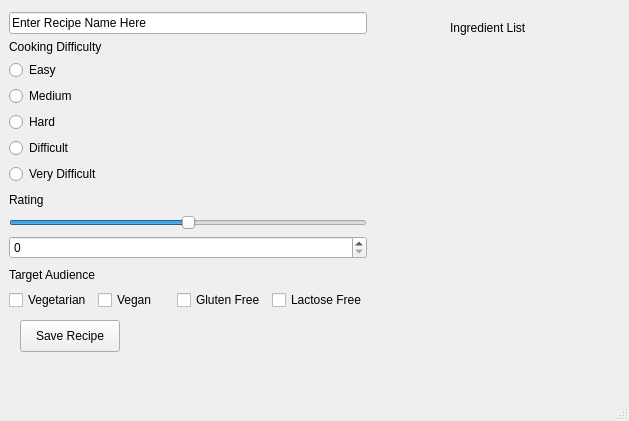
<?xml version="1.0" encoding="UTF-8"?>
<ui version="4.0">
 <class>RecipeWindow</class>
 <widget class="QMainWindow" name="RecipeWindow">
  <property name="geometry">
   <rect>
    <x>0</x>
    <y>0</y>
    <width>629</width>
    <height>421</height>
   </rect>
  </property>
  <property name="maximumSize">
   <size>
    <width>800</width>
    <height>16777215</height>
   </size>
  </property>
  <property name="windowTitle">
   <string>MainWindow</string>
  </property>
  <widget class="QWidget" name="centralwidget">
   <widget class="QLabel" name="label_3">
    <property name="geometry">
     <rect>
      <x>450</x>
      <y>20</y>
      <width>86</width>
      <height>16</height>
     </rect>
    </property>
    <property name="text">
     <string>Ingredient List</string>
    </property>
   </widget>
   <widget class="QWidget" name="layoutWidget">
    <property name="geometry">
     <rect>
      <x>9</x>
      <y>12</y>
      <width>358</width>
      <height>298</height>
     </rect>
    </property>
    <layout class="QVBoxLayout" name="verticalLayout">
     <item>
      <widget class="QLineEdit" name="lineEdit">
       <property name="text">
        <string>Enter Recipe Name Here</string>
       </property>
      </widget>
     </item>
     <item>
      <layout class="QGridLayout" name="gridLayout">
       <item row="3" column="0">
        <widget class="QRadioButton" name="radioButton">
         <property name="text">
          <string>Hard</string>
         </property>
        </widget>
       </item>
       <item row="2" column="0">
        <widget class="QRadioButton" name="radioButton_4">
         <property name="text">
          <string>Medium</string>
         </property>
        </widget>
       </item>
       <item row="5" column="0">
        <widget class="QRadioButton" name="radioButton_3">
         <property name="text">
          <string>Very Difficult</string>
         </property>
        </widget>
       </item>
       <item row="0" column="0">
        <widget class="QLabel" name="label">
         <property name="text">
          <string>Cooking Difficulty</string>
         </property>
        </widget>
       </item>
       <item row="1" column="0">
        <widget class="QRadioButton" name="radioButton_5">
         <property name="text">
          <string>Easy</string>
         </property>
        </widget>
       </item>
       <item row="4" column="0">
        <widget class="QRadioButton" name="radioButton_2">
         <property name="text">
          <string>Difficult</string>
         </property>
        </widget>
       </item>
      </layout>
     </item>
     <item>
      <widget class="QLabel" name="label_2">
       <property name="text">
        <string>Rating</string>
       </property>
      </widget>
     </item>
     <item>
      <widget class="QSlider" name="horizontalSlider">
       <property name="maximum">
        <number>100</number>
       </property>
       <property name="pageStep">
        <number>10</number>
       </property>
       <property name="value">
        <number>50</number>
       </property>
       <property name="orientation">
        <enum>Qt::Horizontal</enum>
       </property>
      </widget>
     </item>
     <item>
      <widget class="QSpinBox" name="spinBox">
       <property name="maximum">
        <number>100</number>
       </property>
      </widget>
     </item>
     <item>
      <widget class="QLabel" name="label_4">
       <property name="text">
        <string>Target Audience</string>
       </property>
      </widget>
     </item>
     <item>
      <layout class="QHBoxLayout" name="horizontalLayout">
       <item>
        <widget class="QCheckBox" name="checkBox_3">
         <property name="text">
          <string>Vegetarian</string>
         </property>
        </widget>
       </item>
       <item>
        <widget class="QCheckBox" name="checkBox_2">
         <property name="text">
          <string>Vegan</string>
         </property>
        </widget>
       </item>
       <item>
        <widget class="QCheckBox" name="checkBox_4">
         <property name="text">
          <string>Gluten Free</string>
         </property>
        </widget>
       </item>
       <item>
        <widget class="QCheckBox" name="checkBox">
         <property name="text">
          <string>Lactose Free</string>
         </property>
        </widget>
       </item>
      </layout>
     </item>
    </layout>
   </widget>
   <widget class="QPushButton" name="pushButton">
    <property name="geometry">
     <rect>
      <x>20</x>
      <y>320</y>
      <width>100</width>
      <height>32</height>
     </rect>
    </property>
    <property name="text">
     <string>Save Recipe</string>
    </property>
   </widget>
  </widget>
  <widget class="QMenuBar" name="menubar">
   <property name="geometry">
    <rect>
     <x>0</x>
     <y>0</y>
     <width>629</width>
     <height>24</height>
    </rect>
   </property>
  </widget>
  <widget class="QStatusBar" name="statusbar"/>
 </widget>
 <resources/>
 <connections>
  <connection>
   <sender>horizontalSlider</sender>
   <signal>sliderMoved(int)</signal>
   <receiver>spinBox</receiver>
   <slot>setValue(int)</slot>
   <hints>
    <hint type="sourcelabel">
     <x>187</x>
     <y>233</y>
    </hint>
    <hint type="destinationlabel">
     <x>187</x>
     <y>268</y>
    </hint>
   </hints>
  </connection>
 </connections>
</ui>
